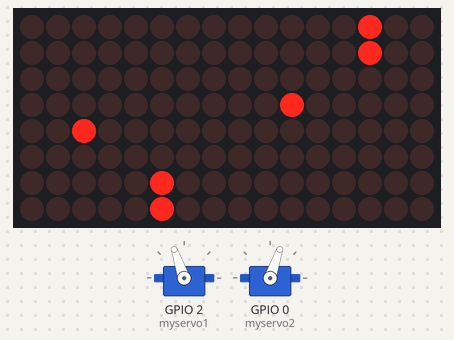
Simulated run of this program. Board: ESP8266 (Wemos D1 mini). Shown: 2 × servo, 16×8 LED matrix.

Above: at 2.93 s.
At 7.1 s:
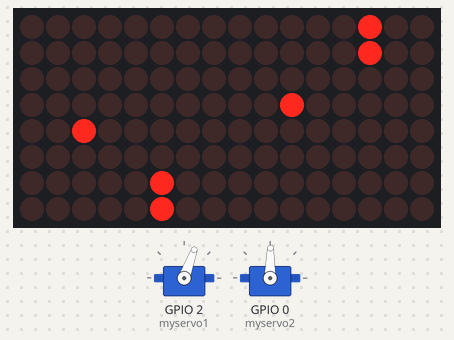
At 17.3 s:
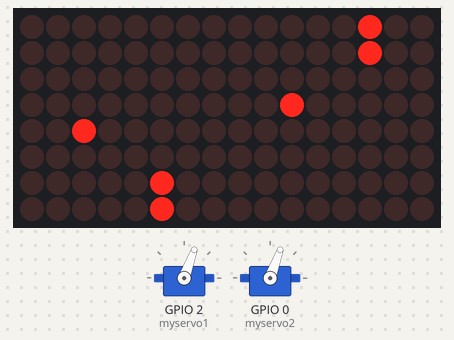
At 39.88 s:
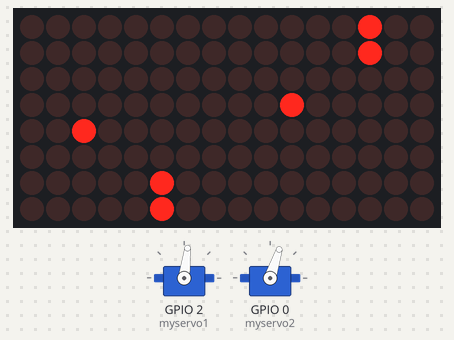
Timing chart, 0 to 40.0 s (numbered marks = the images above):
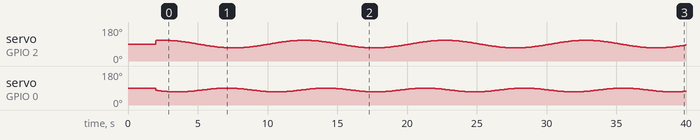

The program:

main.cpp
```cpp
#include <Arduino.h>

#include <MD_MAX72xx.h>

#define HARDWARE_TYPE MD_MAX72XX::FC16_HW
#define MAX_DEVICES  2

#define CLK_PIN   13  // or SCK
#define DATA_PIN  12  // or MOSI
#define CS_PIN    15  // or SS

#include <Servo.h>

Servo myservo1;
Servo myservo2;

MD_MAX72XX mx = MD_MAX72XX(HARDWARE_TYPE, DATA_PIN, CLK_PIN, CS_PIN, MAX_DEVICES);

void setup() {
  myservo1.attach(2);
  myservo2.attach(0);

  myservo1.write(90);// move servos to 90°
  myservo2.write(90);// move servos to 90°
  delay(2000);

  mx.begin();

  mx.setRow(0,0,0b00000100);
  mx.setRow(0,1,0b00000100);
  mx.setRow(0,2,0b00000000);
  mx.setRow(0,3,0b00100000);
  mx.setRow(0,4,0b00000000);
  mx.setRow(0,5,0b00000000);
  mx.setRow(0,6,0b00000000);
  mx.setRow(0,7,0b00000000);

  mx.setRow(1,0,0b00000000);
  mx.setRow(1,1,0b00000000);
  mx.setRow(1,2,0b00000000);
  mx.setRow(1,3,0b00000000);
  mx.setRow(1,4,0b00100000);
  mx.setRow(1,5,0b00000000);
  mx.setRow(1,6,0b00000100);
  mx.setRow(1,7,0b00000100);
}

void loop() {
  double rad1 = (double)(millis() % 10100) / 10100.0 * 2 * PI;
  double rad2 = (double)(millis() % 7100) / 7100.0 * 2 * PI;

  myservo1.write(90 + (sin(rad1) * 20.0));
  myservo2.write(90 + (cos(rad2) * 10.0 - 10.0));
}
```
